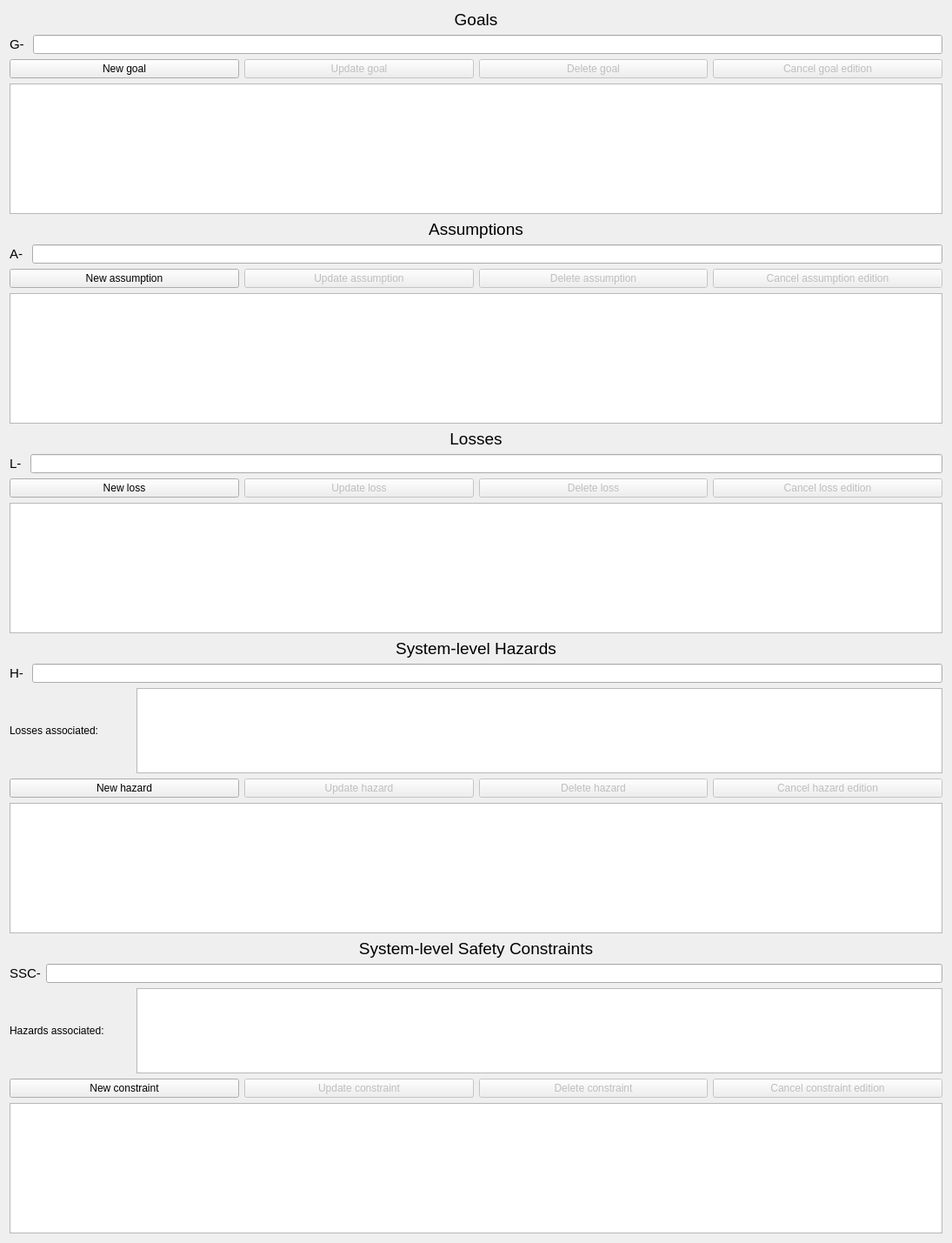
          <widget class="QWidget" name="scrollAreaWidgetContents">
           <property name="geometry">
            <rect>
             <x>0</x>
             <y>0</y>
             <width>1095</width>
             <height>1429</height>
            </rect>
           </property>
           <layout class="QGridLayout" name="gridLayout_3">
            <item row="0" column="0">
             <widget class="QLabel" name="label">
              <property name="font">
               <font>
                <pointsize>14</pointsize>
               </font>
              </property>
              <property name="text">
               <string>Goals</string>
              </property>
              <property name="textFormat">
               <enum>Qt::AutoText</enum>
              </property>
              <property name="alignment">
               <set>Qt::AlignCenter</set>
              </property>
             </widget>
            </item>
            <item row="1" column="0">
             <layout class="QHBoxLayout" name="horizontalLayout">
              <item>
               <widget class="QLabel" name="label_saf_goal_position">
                <property name="font">
                 <font>
                  <pointsize>11</pointsize>
                 </font>
                </property>
                <property name="text">
                 <string>G- </string>
                </property>
               </widget>
              </item>
              <item>
               <widget class="QLineEdit" name="lineedit_saf_goal"/>
              </item>
             </layout>
            </item>
            <item row="2" column="0">
             <layout class="QHBoxLayout" name="horizontalLayout_2">
              <item>
               <widget class="QPushButton" name="button_saf_new_goal">
                <property name="text">
                 <string>New goal</string>
                </property>
               </widget>
              </item>
              <item>
               <widget class="QPushButton" name="button_saf_update_goal">
                <property name="enabled">
                 <bool>false</bool>
                </property>
                <property name="text">
                 <string>Update goal</string>
                </property>
               </widget>
              </item>
              <item>
               <widget class="QPushButton" name="button_saf_delete_goal">
                <property name="enabled">
                 <bool>false</bool>
                </property>
                <property name="text">
                 <string>Delete goal</string>
                </property>
               </widget>
              </item>
              <item>
               <widget class="QPushButton" name="button_saf_cancel_goal">
                <property name="enabled">
                 <bool>false</bool>
                </property>
                <property name="text">
                 <string>Cancel goal edition</string>
                </property>
               </widget>
              </item>
             </layout>
            </item>
            <item row="3" column="0">
             <widget class="QListWidget" name="list_saf_goals">
              <property name="minimumSize">
               <size>
                <width>0</width>
                <height>150</height>
               </size>
              </property>
              <property name="alternatingRowColors">
               <bool>true</bool>
              </property>
              <property name="wordWrap">
               <bool>true</bool>
              </property>
             </widget>
            </item>
            <item row="4" column="0">
             <widget class="QLabel" name="label_2">
              <property name="font">
               <font>
                <pointsize>14</pointsize>
               </font>
              </property>
              <property name="text">
               <string>Assumptions</string>
              </property>
              <property name="alignment">
               <set>Qt::AlignCenter</set>
              </property>
             </widget>
            </item>
            <item row="5" column="0">
             <layout class="QHBoxLayout" name="horizontalLayout_3">
              <item>
               <widget class="QLabel" name="label_saf_assumption_position">
                <property name="font">
                 <font>
                  <pointsize>11</pointsize>
                 </font>
                </property>
                <property name="text">
                 <string>A- </string>
                </property>
               </widget>
              </item>
              <item>
               <widget class="QLineEdit" name="lineedit_saf_assumption"/>
              </item>
             </layout>
            </item>
            <item row="6" column="0">
             <layout class="QHBoxLayout" name="horizontalLayout_4">
              <item>
               <widget class="QPushButton" name="button_saf_new_assumption">
                <property name="text">
                 <string>New assumption</string>
                </property>
               </widget>
              </item>
              <item>
               <widget class="QPushButton" name="button_saf_update_assumption">
                <property name="enabled">
                 <bool>false</bool>
                </property>
                <property name="text">
                 <string>Update assumption</string>
                </property>
               </widget>
              </item>
              <item>
               <widget class="QPushButton" name="button_saf_delete_assumption">
                <property name="enabled">
                 <bool>false</bool>
                </property>
                <property name="text">
                 <string>Delete assumption</string>
                </property>
               </widget>
              </item>
              <item>
               <widget class="QPushButton" name="button_saf_cancel_assumption">
                <property name="enabled">
                 <bool>false</bool>
                </property>
                <property name="text">
                 <string>Cancel assumption edition</string>
                </property>
               </widget>
              </item>
             </layout>
            </item>
            <item row="7" column="0">
             <widget class="QListWidget" name="list_saf_assumptions">
              <property name="minimumSize">
               <size>
                <width>0</width>
                <height>150</height>
               </size>
              </property>
              <property name="alternatingRowColors">
               <bool>true</bool>
              </property>
              <property name="wordWrap">
               <bool>true</bool>
              </property>
             </widget>
            </item>
            <item row="8" column="0">
             <widget class="QLabel" name="label_3">
              <property name="font">
               <font>
                <pointsize>14</pointsize>
               </font>
              </property>
              <property name="text">
               <string>Losses</string>
              </property>
              <property name="alignment">
               <set>Qt::AlignCenter</set>
              </property>
             </widget>
            </item>
            <item row="9" column="0">
             <layout class="QHBoxLayout" name="horizontalLayout_8">
              <item>
               <widget class="QLabel" name="label_saf_loss_position">
                <property name="font">
                 <font>
                  <pointsize>11</pointsize>
                 </font>
                </property>
                <property name="text">
                 <string>L- </string>
                </property>
               </widget>
              </item>
              <item>
               <widget class="QLineEdit" name="lineedit_saf_loss"/>
              </item>
             </layout>
            </item>
            <item row="10" column="0">
             <layout class="QHBoxLayout" name="horizontalLayout_7">
              <item>
               <widget class="QPushButton" name="button_saf_new_loss">
                <property name="text">
                 <string>New loss</string>
                </property>
               </widget>
              </item>
              <item>
               <widget class="QPushButton" name="button_saf_update_loss">
                <property name="enabled">
                 <bool>false</bool>
                </property>
                <property name="text">
                 <string>Update loss</string>
                </property>
               </widget>
              </item>
              <item>
               <widget class="QPushButton" name="button_saf_delete_loss">
                <property name="enabled">
                 <bool>false</bool>
                </property>
                <property name="text">
                 <string>Delete loss</string>
                </property>
               </widget>
              </item>
              <item>
               <widget class="QPushButton" name="button_saf_cancel_loss">
                <property name="enabled">
                 <bool>false</bool>
                </property>
                <property name="text">
                 <string>Cancel loss edition</string>
                </property>
               </widget>
              </item>
             </layout>
            </item>
            <item row="11" column="0">
             <widget class="QListWidget" name="list_saf_losses">
              <property name="minimumSize">
               <size>
                <width>0</width>
                <height>150</height>
               </size>
              </property>
              <property name="alternatingRowColors">
               <bool>true</bool>
              </property>
              <property name="wordWrap">
               <bool>true</bool>
              </property>
             </widget>
            </item>
            <item row="12" column="0">
             <widget class="QLabel" name="label_4">
              <property name="font">
               <font>
                <pointsize>14</pointsize>
               </font>
              </property>
              <property name="text">
               <string>System-level Hazards</string>
              </property>
              <property name="alignment">
               <set>Qt::AlignCenter</set>
              </property>
             </widget>
            </item>
            <item row="13" column="0">
             <layout class="QHBoxLayout" name="horizontalLayout_10">
              <item>
               <widget class="QLabel" name="label_saf_hazard_position">
                <property name="font">
                 <font>
                  <pointsize>11</pointsize>
                 </font>
                </property>
                <property name="text">
                 <string>H- </string>
                </property>
               </widget>
              </item>
              <item>
               <widget class="QLineEdit" name="lineedit_saf_hazard"/>
              </item>
             </layout>
            </item>
            <item row="14" column="0">
             <layout class="QHBoxLayout" name="horizontalLayout_5">
              <item>
               <widget class="QLabel" name="label_6">
                <property name="minimumSize">
                 <size>
                  <width>140</width>
                  <height>0</height>
                 </size>
                </property>
                <property name="maximumSize">
                 <size>
                  <width>140</width>
                  <height>16777215</height>
                 </size>
                </property>
                <property name="text">
                 <string>Losses associated:</string>
                </property>
               </widget>
              </item>
              <item>
               <widget class="QListWidget" name="list_hazards_losses">
                <property name="autoFillBackground">
                 <bool>false</bool>
                </property>
                <property name="alternatingRowColors">
                 <bool>true</bool>
                </property>
                <property name="selectionMode">
                 <enum>QAbstractItemView::MultiSelection</enum>
                </property>
               </widget>
              </item>
             </layout>
            </item>
            <item row="15" column="0">
             <layout class="QHBoxLayout" name="horizontalLayout_9">
              <item>
               <widget class="QPushButton" name="button_saf_new_hazard">
                <property name="text">
                 <string>New hazard</string>
                </property>
               </widget>
              </item>
              <item>
               <widget class="QPushButton" name="button_saf_update_hazard">
                <property name="enabled">
                 <bool>false</bool>
                </property>
                <property name="text">
                 <string>Update hazard</string>
                </property>
               </widget>
              </item>
              <item>
               <widget class="QPushButton" name="button_saf_delete_hazard">
                <property name="enabled">
                 <bool>false</bool>
                </property>
                <property name="text">
                 <string>Delete hazard</string>
                </property>
               </widget>
              </item>
              <item>
               <widget class="QPushButton" name="button_saf_cancel_hazard">
                <property name="enabled">
                 <bool>false</bool>
                </property>
                <property name="text">
                 <string>Cancel hazard edition</string>
                </property>
               </widget>
              </item>
             </layout>
            </item>
            <item row="16" column="0">
             <widget class="QListWidget" name="list_saf_hazards">
              <property name="minimumSize">
               <size>
                <width>0</width>
                <height>150</height>
               </size>
              </property>
              <property name="alternatingRowColors">
               <bool>true</bool>
              </property>
              <property name="wordWrap">
               <bool>true</bool>
              </property>
             </widget>
            </item>
            <item row="17" column="0">
             <widget class="QLabel" name="label_5">
              <property name="font">
               <font>
                <pointsize>14</pointsize>
               </font>
              </property>
              <property name="text">
               <string>System-level Safety Constraints</string>
              </property>
              <property name="alignment">
               <set>Qt::AlignCenter</set>
              </property>
             </widget>
            </item>
            <item row="18" column="0">
             <layout class="QHBoxLayout" name="horizontalLayout_12">
              <item>
               <widget class="QLabel" name="label_saf_constraint_position">
                <property name="font">
                 <font>
                  <pointsize>11</pointsize>
                 </font>
                </property>
                <property name="text">
                 <string>SSC-</string>
                </property>
               </widget>
              </item>
              <item>
               <widget class="QLineEdit" name="lineedit_saf_constraint"/>
              </item>
             </layout>
            </item>
            <item row="19" column="0">
             <layout class="QHBoxLayout" name="horizontalLayout_23">
              <item>
               <widget class="QLabel" name="label_13">
                <property name="minimumSize">
                 <size>
                  <width>140</width>
                  <height>0</height>
                 </size>
                </property>
                <property name="maximumSize">
                 <size>
                  <width>140</width>
                  <height>16777215</height>
                 </size>
                </property>
                <property name="text">
                 <string>Hazards associated:</string>
                </property>
               </widget>
              </item>
              <item>
               <widget class="QListWidget" name="list_constraints_hazards">
                <property name="alternatingRowColors">
                 <bool>true</bool>
                </property>
                <property name="selectionMode">
                 <enum>QAbstractItemView::MultiSelection</enum>
                </property>
               </widget>
              </item>
             </layout>
            </item>
            <item row="20" column="0">
             <layout class="QHBoxLayout" name="horizontalLayout_11">
              <item>
               <widget class="QPushButton" name="button_saf_new_constraint">
                <property name="text">
                 <string>New constraint</string>
                </property>
               </widget>
              </item>
              <item>
               <widget class="QPushButton" name="button_saf_update_constraint">
                <property name="enabled">
                 <bool>false</bool>
                </property>
                <property name="text">
                 <string>Update constraint</string>
                </property>
               </widget>
              </item>
              <item>
               <widget class="QPushButton" name="button_saf_delete_constraint">
                <property name="enabled">
                 <bool>false</bool>
                </property>
                <property name="text">
                 <string>Delete constraint</string>
                </property>
               </widget>
              </item>
              <item>
               <widget class="QPushButton" name="button_saf_cancel_constraint">
                <property name="enabled">
                 <bool>false</bool>
                </property>
                <property name="text">
                 <string>Cancel constraint edition</string>
                </property>
               </widget>
              </item>
             </layout>
            </item>
            <item row="21" column="0">
             <widget class="QListWidget" name="list_saf_constraints">
              <property name="minimumSize">
               <size>
                <width>0</width>
                <height>150</height>
               </size>
              </property>
              <property name="alternatingRowColors">
               <bool>true</bool>
              </property>
              <property name="wordWrap">
               <bool>true</bool>
              </property>
             </widget>
            </item>
           </layout>
          </widget>
